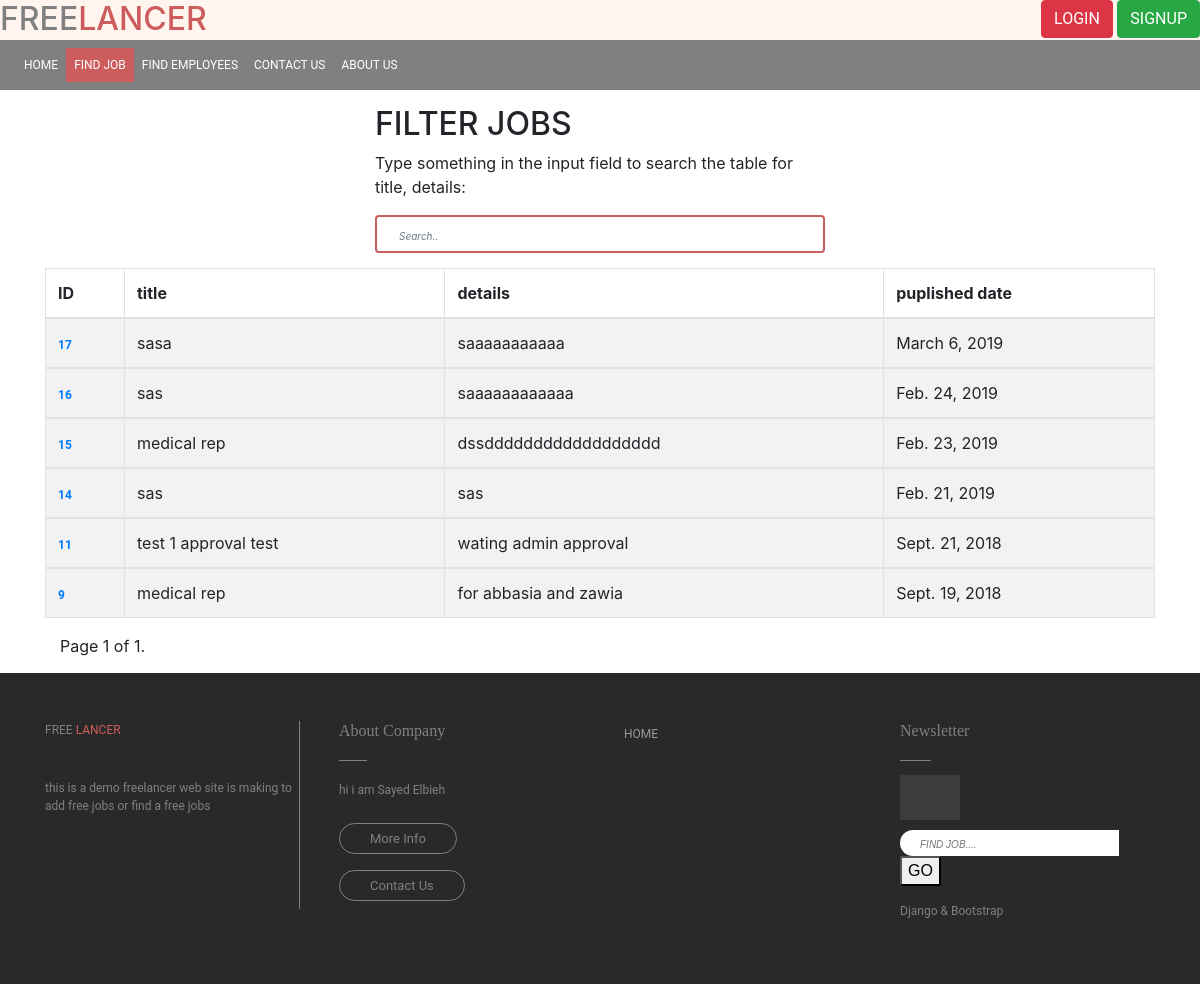
The page /advertis/view-adv/ on the database its author committed.
### Advertis/models.py (models this page shows, shortened)
class adver_m (models.Model):
    user=models.ForeignKey(User,on_delete=models.CASCADE)
    title=models.CharField(max_length=120,blank=False)
    details=models.TextField(max_length=500,blank=False)
    date=models.DateField(auto_now_add=True)
    field=models.CharField(max_length=50,choices=JOb_CHOICES,default='Other')
    status=models.CharField(max_length=22,choices=status_choises,default="waiting admin approval")

### Advertis/views.py (the view)
# urls.py: path("view-adv/",views.view_adv,name="view_adv"),
def view_adv(request):
    all_adv_list=adver_m.objects.all().filter(status="approved").order_by("-date")
    paginator = Paginator(all_adv_list, 10)
    page = request.GET.get('page')
    all_adv = paginator.get_page(page)
    return render(request,"Advertis/view-adv.html",context={"all_adv":all_adv})

### templates/Advertis/view-adv.html (shortened to what this page needs)
{% extends "base.html" %}
{% load i18n %}
{% block content %}
<div class="container" style="width: 40%;margin-top:15px;margin-bottom: 15px">
    <div class="search" >
            <h2>FILTER JOBS</h2>
            <p>Type something in the input field to search the table for title, details:</p>
            <input style="border: indianred solid 2px" class="form-control" id="myInput" type="text" placeholder="Search..">
        </div>
</div>
<div class="container">
    <div class="table_container">
                    <table class="table table-bordered table-striped">
                      <thead>
                        <tr>
                          <th scope="col">ID</th>
                          <th scope="col">title</th>
                          <th scope="col">details</th>
                          <th scope="col">puplished date</th>
                        </tr>
                      </thead>
                        {% for item in all_adv %}
                        <tbody id="myTable">
                        <tr>
                          <th scope="row"><a href= "{{ item.id }}"> {{ item.id }}</a></th>
                          <td>{{ item.title }}</td>
                          <td>{{ item.details }}</td>
                          <td>{{ item.date }}</td>
                        </tr>
                        {% endfor %}
                        </tbody>
                    </table>
    <div class="container" style="margin-top: 10px;margin-bottom: 15px">
                        <div class="pagination">
                            <span class="step-links">
                                <span class="current">
                                    Page {{ all_adv.number }} of {{ all_adv.paginator.num_pages }}.
                                </span>
                            </span>
                        </div>
    </div>
    </div>
</div>
{% endblock %}

### project_static/template/footer/footer.css (style rules this page uses)
footer p, a { font-size: 12px; font-family: 'Roboto', sans-serif; }
::placeholder { font-size: 10px; padding-left: 10px; font-style: italic; }

### rows shown on the page
adver_m: id "17", title "sasa", details "saaaaaaaaaaa", date "March 6, 2019"
adver_m: id "16", title "sas", details "saaaaaaaaaaaa", date "Feb. 24, 2019"
adver_m: id "15", title "medical rep", details "dssdddddddddddddddddd", date "Feb. 23, 2019"
adver_m: id "14", title "sas", details "sas", date "Feb. 21, 2019"
adver_m: id "11", title "test 1 approval test", details "wating admin approval", date "Sept. 21, 2018"
adver_m: id "9", title "medical rep", details "for abbasia and zawia", date "Sept. 19, 2018"

### other values the page prints
{{ all_adv.number }} "1"
{{ all_adv.paginator.num_pages }} "1"
